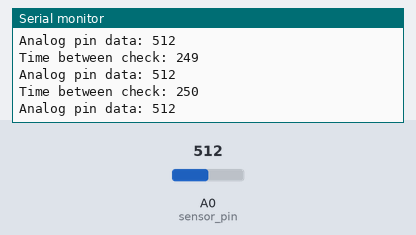
A sketch run on a simulated Arduino Uno, built with avr-gcc and run on an emulated ATmega328P. Shown: the last lines printed to the serial monitor. The test bench sets the inputs (shaded band); at power-on: A0 (sensor_pin) = 512.

Above: at 1.2 s.
1.3 s: A0 (sensor_pin) set to 716
At 1.69 s:
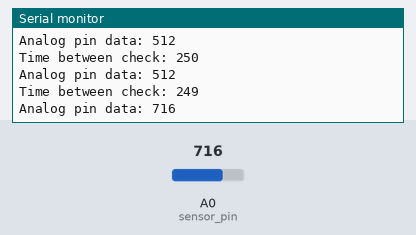
2.8 s: A0 (sensor_pin) set to 900
At 2.94 s:
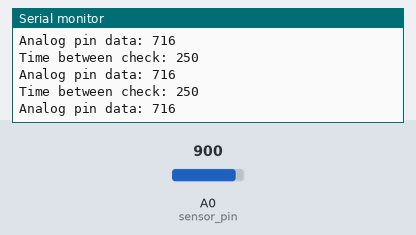
Timing chart, 0 to 5.8 s (numbered marks = the images above; inputs shaded):
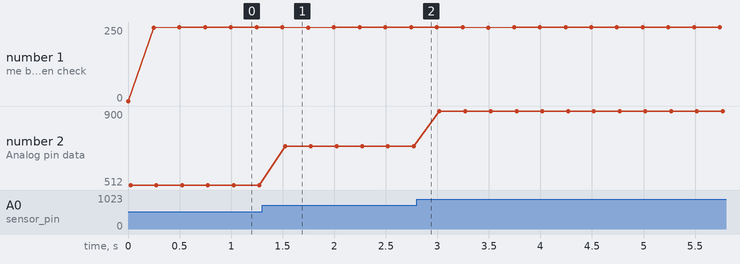

The sketch:

task4.ino
```cpp
#define sensor_pin A0

bool need_to_read = false;
long time = 0;


ISR(TIMER1_COMPA_vect){
  need_to_read = true;
}

void setup(){
  Serial.begin(9600);
  cli();

  TCCR1A = 0;
  TCCR1B = 0;
  OCR1A = 3900;
  TCCR1B |= (1 << WGM12);
  TCCR1B |= (1 << CS10);
  TCCR1B |= (1 << CS12);
  TIMSK1 |= (1 << OCIE1A);

  pinMode(sensor_pin, INPUT);
  sei();
}

void loop(){
  if (need_to_read){
    int data = analogRead(A0);
    Serial.print("Time between check: ");
    Serial.println(millis() - time);
    Serial.print("Analog pin data: ");
    Serial.println(data);
    Serial.println();
    time = millis();
    need_to_read = false;
  }
}
```

Measured:
- after the input at 1.3 s, the serial monitor: prints a new line after 0.22 s (image 1)
- plotted number 2: 512 → 716 after the input at 1.3 s, 716 → 900 after the input at 2.8 s
